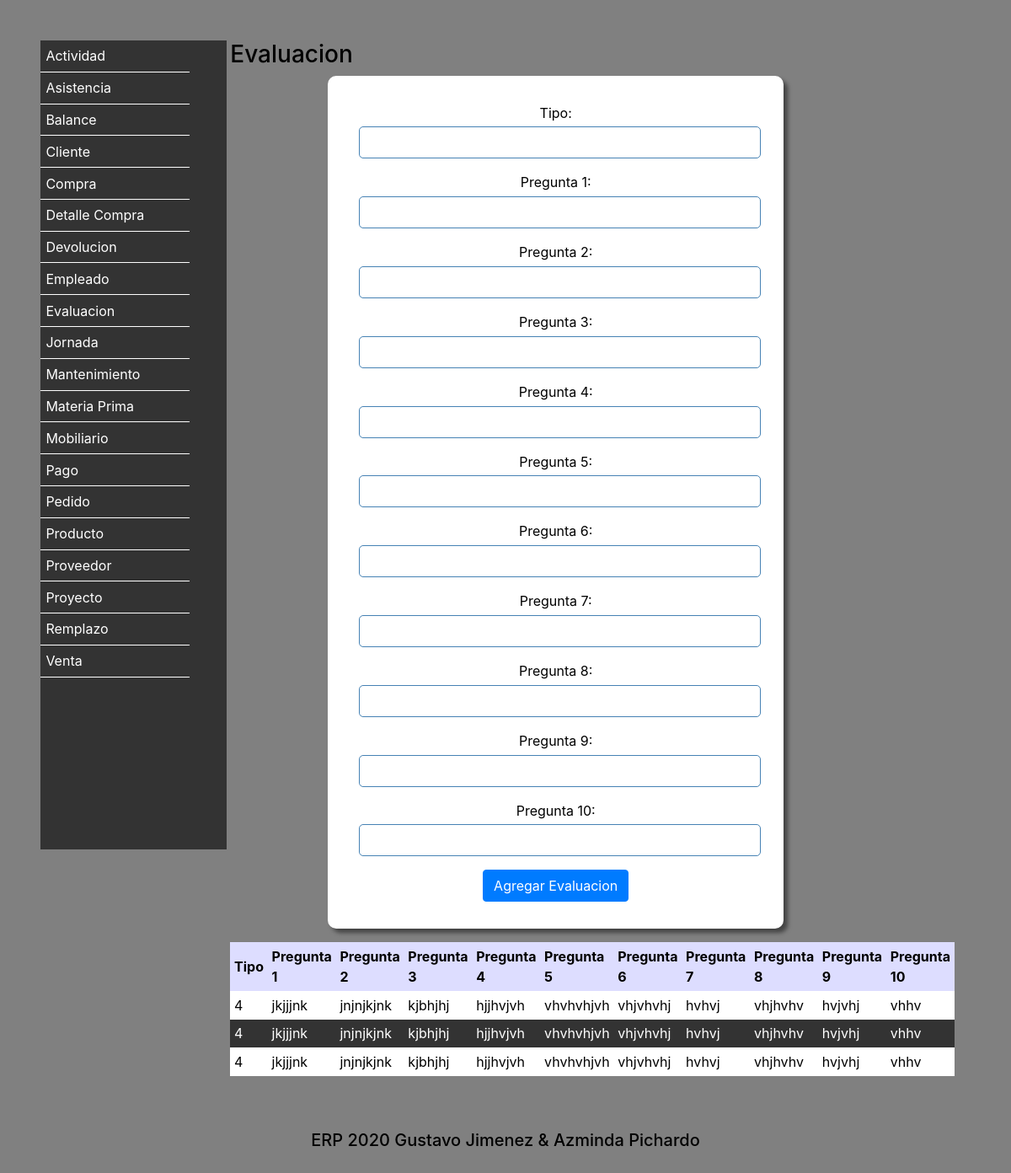
Screenshot of /Evaluacion/ with the database file from the repository.
### Vistas/models.py (models this page shows, shortened)
class Evaluacion (models.Model):
    Tipo = models.CharField(max_length=20)
    Pregunta1 = models.CharField(max_length=70)
    Pregunta2 = models.CharField(max_length=70)
    Pregunta3 = models.CharField(max_length=70)
    Pregunta4 = models.CharField(max_length=70)
    Pregunta5 = models.CharField(max_length=70)
    Pregunta6 = models.CharField(max_length=70)
    Pregunta7 = models.CharField(max_length=70)
    Pregunta8 = models.CharField(max_length=70)
    Pregunta9 = models.CharField(max_length=70)
    Pregunta10 = models.CharField(max_length=70)
    class Meta:
        verbose_name = 'Evaluacion'
        verbose_name_plural = 'Evaluaciones'
        ordering = ['Tipo']

### Vistas/views.py (the view)
# urls.py: path('Evaluacion/',views.MenuEvaluacion),
def MenuEvaluacion(request):
    if request.POST:
        objeto = Evaluacion()
        objeto.Tipo = request.POST["Tipo"]
        objeto.Pregunta1 = request.POST["Pregunta1"]
        objeto.Pregunta2 = request.POST["Pregunta2"]
        objeto.Pregunta3 = request.POST["Pregunta3"]
        objeto.Pregunta4 = request.POST["Pregunta4"]
        objeto.Pregunta5 = request.POST["Pregunta5"]
        objeto.Pregunta6 = request.POST["Pregunta6"]
        objeto.Pregunta7 = request.POST["Pregunta7"]
        objeto.Pregunta8 = request.POST["Pregunta8"]
        objeto.Pregunta9 = request.POST["Pregunta9"]
        objeto.Pregunta10 = request.POST["Pregunta10"]
        objeto.save()
        evaluaciones = Evaluacion.objects.all()
        return render(request,"Evaluacion.html",{"agregado":"si","evaluaciones":evaluaciones})
    else:
        evaluaciones = Evaluacion.objects.all()
        return render(request,"Evaluacion.html",{"evaluaciones":evaluaciones})

### Vistas/Templates/Evaluacion.html (shortened to what this page needs)
<!DOCTYPE html>
<html lang="es">
  <head>
    {% include "Encabezado.html" %}
  </head>
  <body>
      {% include "menu.html" %}
<section>
            <h3>Evaluacion</h3>
            <form action="" method="post">
            <div class="form-group">
            Tipo: <input type="text" name="Tipo" class="form-control">
            </div>
            <div class="form-group">
            Pregunta 1: <input type="text" name="Pregunta1" class="form-control">
            </div>
            <div class="form-group">
            Pregunta 2: <input type="text" name="Pregunta2" class="form-control">
            </div>
            <div class="form-group">
            Pregunta 3: <input type="text" name="Pregunta3" class="form-control">
            </div>
            <div class="form-group">
            Pregunta 4: <input type="text" name="Pregunta4" class="form-control">
            </div>
            <div class="form-group">
            Pregunta 5: <input type="text" name="Pregunta5" class="form-control">
            </div>
            <div class="form-group">
            Pregunta 6: <input type="text" name="Pregunta6" class="form-control">
            </div>
            <div class="form-group">
            Pregunta 7: <input type="text" name="Pregunta7" class="form-control">
            </div>
            <div class="form-group">
            Pregunta 8: <input type="text" name="Pregunta8" class="form-control">
            </div>
            <div class="form-group">
            Pregunta 9: <input type="text" name="Pregunta9" class="form-control">
            </div>
            <div class="form-group">
            Pregunta 10: <input type="text" name="Pregunta10" class="form-control">
            </div>
            <button type="submit" class="btn btn-primary">Agregar Evaluacion</button>
              </form>
        <table>
              <tr>
                <th>Tipo</th>
                <th>Pregunta 1</th>
                <th>Pregunta 2</th>
                <th>Pregunta 3</th>
                <th>Pregunta 4</th>
                <th>Pregunta 5</th>
                <th>Pregunta 6</th>
                <th>Pregunta 7</th>
                <th>Pregunta 8</th>
                <th>Pregunta 9</th>
                <th>Pregunta 10</th>
              </tr>
              {% for fila in evaluaciones %}
              <tr>
                <td>{{ fila.Tipo}}</td>
                <td>{{ fila.Pregunta1}}</td>
                <td>{{ fila.Pregunta2}}</td>
                <td>{{ fila.Pregunta3}}</td>
                <td>{{ fila.Pregunta4}}</td>
                <td>{{ fila.Pregunta5}}</td>
                <td>{{ fila.Pregunta6}}</td>
                <td>{{ fila.Pregunta7}}</td>
                <td>{{ fila.Pregunta8}}</td>
                <td>{{ fila.Pregunta9}}</td>
                <td>{{ fila.Pregunta10}}</td>
              </tr>
              {% endfor %}
        </table>
  </section>
  {% include "Pie.html" %}
  </body>
</html>

### Vistas/Templates/static/Estilos.css (style rules this page uses)
* { border: 0; margin: 0; padding: 0; }
body { background: #808080; color: black; padding: 3rem; }
form { background-color: white; border-radius: 10px; box-shadow: 5px 5px 5px #444; color: black; margin: 0 auto; padding: 2em; text-align: center; width: 70%; }
input { font-size: 1em; margin: 0.3rem; padding: 0.4rem; }
input[type="text"],input[type="password"],input[type="date"],input[type="number"],input[type="email"],input[type="tel"] { border: 1px solid steelblue; border-radius: 5px; }
section { display: inline-block; vertical-align: top; width: 70%; }
table { margin: 1em auto; width: 80%; }
th { background-color: #ddf; color: black; padding: 0.3em; }
td { padding: 0.3em; }
tr:nth-child(odd) { background-color: #333; color: white; }
tr:nth-child(even) { background-color: white; color: black; }

### Vistas/Templates/static/Imprimir.css (style rules this page uses)
* { -webkit-print-color-adjust: exact; }
nav,form,input,a { display: none; }
section { width: 100%; }

### rows the page displays
Evaluacion: Tipo "4", Pregunta1 "jkjjjnk", Pregunta2 "jnjnjkjnk", Pregunta3 "kjbhjhj", Pregunta4 "hjjhvjvh", Pregunta5 "vhvhvhjvh", Pregunta6 "vhjvhvhj", Pregunta7 "hvhvj", Pregunta8 "vhjhvhv", Pregunta9 "hvjvhj", Pregunta10 "vhhv"
Evaluacion: Tipo "4", Pregunta1 "jkjjjnk", Pregunta2 "jnjnjkjnk", Pregunta3 "kjbhjhj", Pregunta4 "hjjhvjvh", Pregunta5 "vhvhvhjvh", Pregunta6 "vhjvhvhj", Pregunta7 "hvhvj", Pregunta8 "vhjhvhv", Pregunta9 "hvjvhj", Pregunta10 "vhhv"
Evaluacion: Tipo "4", Pregunta1 "jkjjjnk", Pregunta2 "jnjnjkjnk", Pregunta3 "kjbhjhj", Pregunta4 "hjjhvjvh", Pregunta5 "vhvhvhjvh", Pregunta6 "vhjvhvhj", Pregunta7 "hvhvj", Pregunta8 "vhjhvhv", Pregunta9 "hvjvhj", Pregunta10 "vhhv"
